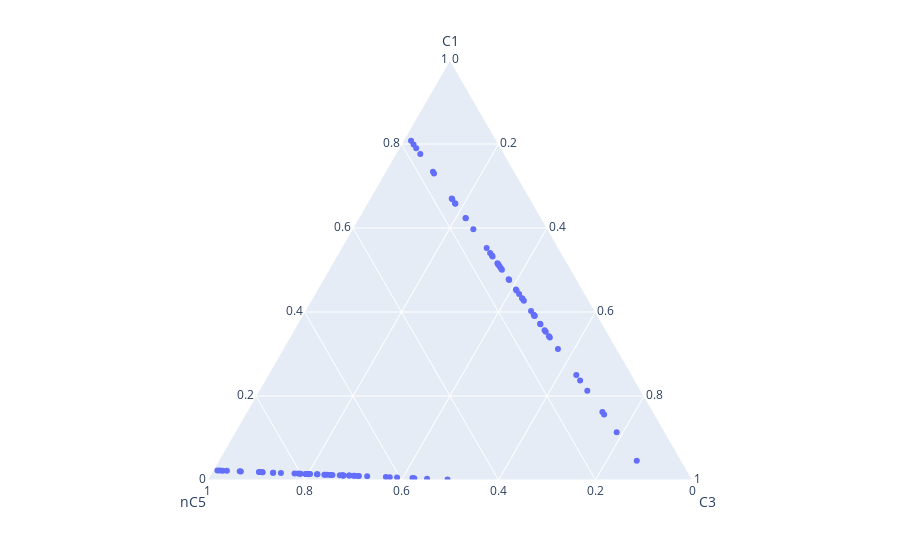

Here is the notebook cell this chart was saved with:
### Markdown cell above
And lastly use plotly express library to plot a ternary diagram where:
- The top line represents the dew point line
- The bottom line represents the bubble point line
- The region between the two lines represents the two phase region

### Code cell
fig = px.scatter_ternary(plot_points,a=("C1"),c=("C3"),b="nC5")
fig.show()
